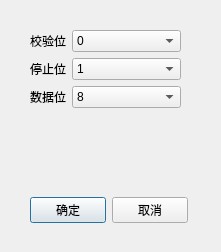
<?xml version="1.0" encoding="UTF-8"?>
<ui version="4.0">
 <class>Advanced</class>
 <widget class="QDialog" name="Advanced">
  <property name="geometry">
   <rect>
    <x>0</x>
    <y>0</y>
    <width>221</width>
    <height>252</height>
   </rect>
  </property>
  <property name="windowTitle">
   <string>Dialog</string>
  </property>
  <widget class="QWidget" name="formLayoutWidget">
   <property name="geometry">
    <rect>
     <x>30</x>
     <y>30</y>
     <width>151</width>
     <height>151</height>
    </rect>
   </property>
   <layout class="QFormLayout" name="formLayout">
    <item row="0" column="0">
     <widget class="QLabel" name="label">
      <property name="text">
       <string>校验位</string>
      </property>
     </widget>
    </item>
    <item row="0" column="1">
     <widget class="QComboBox" name="CheckFlag">
      <item>
       <property name="text">
        <string>0</string>
       </property>
      </item>
     </widget>
    </item>
    <item row="1" column="0">
     <widget class="QLabel" name="label_2">
      <property name="text">
       <string>停止位</string>
      </property>
     </widget>
    </item>
    <item row="1" column="1">
     <widget class="QComboBox" name="stopselect">
      <item>
       <property name="text">
        <string>1</string>
       </property>
      </item>
      <item>
       <property name="text">
        <string>1.5</string>
       </property>
      </item>
      <item>
       <property name="text">
        <string>2</string>
       </property>
      </item>
     </widget>
    </item>
    <item row="2" column="0">
     <widget class="QLabel" name="label_3">
      <property name="text">
       <string>数据位</string>
      </property>
     </widget>
    </item>
    <item row="2" column="1">
     <widget class="QComboBox" name="DataNum">
      <item>
       <property name="text">
        <string>8</string>
       </property>
      </item>
     </widget>
    </item>
   </layout>
  </widget>
  <widget class="QWidget" name="horizontalLayoutWidget">
   <property name="geometry">
    <rect>
     <x>30</x>
     <y>190</y>
     <width>158</width>
     <height>41</height>
    </rect>
   </property>
   <layout class="QHBoxLayout" name="horizontalLayout">
    <item>
     <widget class="QPushButton" name="Allow">
      <property name="text">
       <string>确定</string>
      </property>
     </widget>
    </item>
    <item>
     <widget class="QPushButton" name="Cancel">
      <property name="text">
       <string>取消</string>
      </property>
     </widget>
    </item>
   </layout>
  </widget>
 </widget>
 <resources/>
 <connections/>
</ui>
